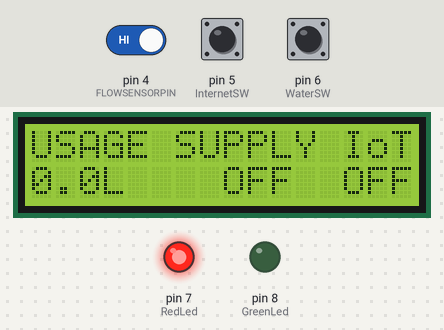
A sketch run on a simulated Arduino Uno, built with avr-gcc and run on an emulated ATmega328P. Parts: 16×2 character LCD, output pins drawn as LEDs (lit = HIGH). The inputs (shaded band) are chosen by the test bench; at power-on: pin 6 (WaterSW) LOW, pin 5 (InternetSW) LOW, pin 4 (FLOWSENSORPIN) HIGH. What the sketch prints to the serial monitor is not drawn.

Above: at 5.3 s.
5.4 s: pin 6 (WaterSW) pulled HIGH for 3.2 s
At 7.6 s:
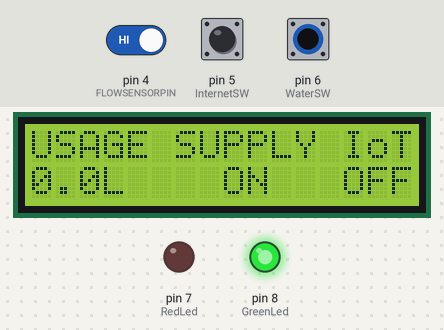
11.7 s: pin 5 (InternetSW) pulled HIGH for 3.2 s
At 14.4 s:
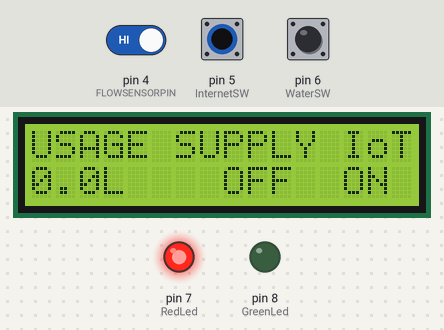
17.7 s: pin 5 (InternetSW) driven HIGH and pin 6 (WaterSW) driven HIGH
At 20.0 s:
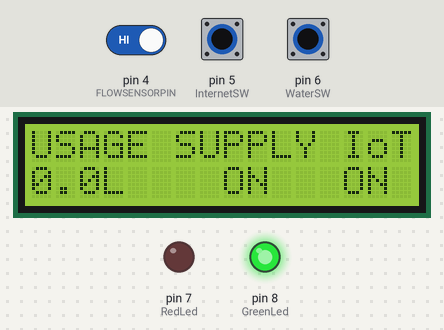
20.8 s: pin 5 (InternetSW) driven LOW
At 23.4 s:
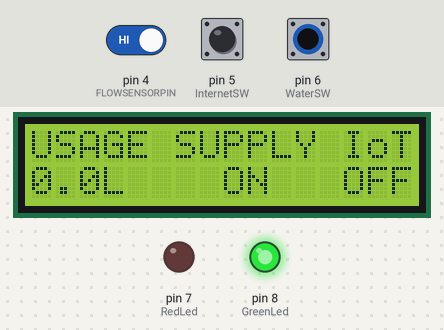
23.8 s: pin 5 (InternetSW) driven HIGH
At 26.8 s:
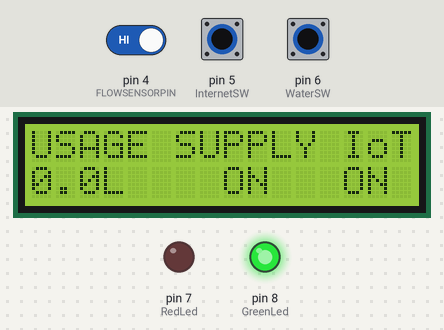
Timing chart, 0 to 27.8 s (numbered marks = the images above; inputs shaded):
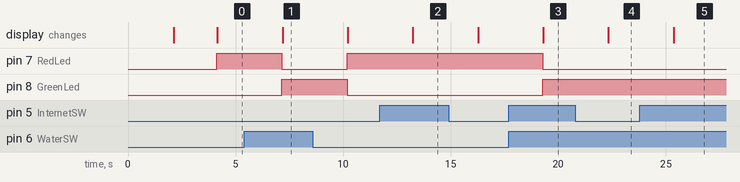

Measured:
- after the input at 5.4 s, pin 7 (RedLed): HIGH → LOW after 1.8 s, → HIGH 3.0 s later; pin 8 (GreenLed): LOW → HIGH after 1.8 s, → LOW 3.0 s later; the display: changes after 1.8 s (image 1)
- after the input at 11.7 s, the display: changes after 1.5 s (image 2)
- after the input at 17.7 s, pin 7 (RedLed): HIGH → LOW after 1.6 s; pin 8 (GreenLed): LOW → HIGH after 1.6 s; the display: changes after 1.6 s (image 3)
- after the input at 20.8 s, the display: changes after 1.5 s (image 4)
- after the input at 23.8 s, the display: changes after 1.6 s (image 5)

The sketch:

Smart.Automation.New.Vision.ino
```cpp
#define RX 2
#define TX 3
#include<LiquidCrystal_I2C.h>
#include<SoftwareSerial.h>
LiquidCrystal_I2C lcd(0x3F, 16, 2);
SoftwareSerial master(RX, TX);
#define FLOWSENSORPIN 4 // INP

// Water Signal Data
volatile uint16_t pulses = 0;
volatile uint8_t lastflowpinstate;
volatile uint32_t lastflowratetimer = 0;
volatile float flowrate;
float litres = 0.0;

// Run-Time Data
String supplyStatus = "OFF";
String IoTStatus = "OFF";
String waterUsage;
String InternetSWStatus = "OFF", WaterSWStatus = "OFF";


// Hardware Pins
const int InternetSW = 5;
const int WaterSW = 6;
const int RedLed = 7, GreenLed = 8;

SIGNAL(TIMER0_COMPA_vect) {
  uint8_t x = digitalRead(FLOWSENSORPIN);
  if (x == lastflowpinstate) {
    lastflowratetimer++;
    return;
  }
  if (x == HIGH) {
    pulses++;
  }
  lastflowpinstate = x;
  flowrate = 1000.0;
  flowrate /= lastflowratetimer;
  lastflowratetimer = 0;
}
void useInterrupt(boolean v) {
  if (v) {
    OCR0A = 0xAF;
    TIMSK0 |= _BV(OCIE0A);
  } else {
    TIMSK0 &= ~_BV(OCIE0A);
  }
}

void setup()
{
  Serial.begin(9600);
  master.begin(9600);
  pinMode(InternetSW, INPUT); // 5
  pinMode(WaterSW, INPUT); // 6
  pinMode(RedLed, OUTPUT); // 7
  pinMode(GreenLed, OUTPUT); // 8
  lcd.init();
  lcd.backlight();
  pinMode(FLOWSENSORPIN, INPUT);
  digitalWrite(FLOWSENSORPIN, HIGH);
  lastflowpinstate = digitalRead(FLOWSENSORPIN);
  useInterrupt(true);
  lcdData("SMART AUTOMATION", "IoT PoC");
  delay(2000);
  lcdData("- TEAM MICROSOFT", "NewVision, Pune");
  delay(2000);
}
void loop() {
  // Water Reader Code
  litres = pulses;
  litres /= 7.5;
  litres /= 60.0;
  Serial.println(litres);
  waterUsage = (String)litres;

  if (digitalRead(WaterSW) == HIGH)
  {
    WaterSWStatus = "ON";
    digitalWrite(GreenLed, HIGH);
    digitalWrite(RedLed, LOW);
  }
  else
  {
    WaterSWStatus = "OFF";
    digitalWrite(GreenLed, LOW);
    digitalWrite(RedLed, HIGH);
  }
  if (digitalRead(InternetSW) == HIGH)
  {
    InternetSWStatus = "ON";
  }
  else
  {
    InternetSWStatus = "OFF";
  }
  lcd.clear();
  lcd.setCursor(0, 0);
  lcd.print("USAGE SUPPLY IoT");
  lcd.setCursor(0, 1);
  lcd.print(litres, 1);
  lcd.print("L");
  lcd.setCursor(8, 1);
  lcd.print(WaterSWStatus);
  lcd.setCursor(13, 1);
  lcd.print(InternetSWStatus);
  delay(2000);

  if (litres > 2.0)
  {
    Serial.println("API Call");
    master.print(litres);
    // RESET
    litres = 0;
    pulses = 0;
    lastflowratetimer = 0;
  }
  delay(1000);
}
void lcdData(String r1, String r2)
{
  lcd.clear();
  lcd.setCursor(0, 0);
  lcd.print(r1);
  lcd.setCursor(0, 1);
  lcd.print(r2);
}
```
